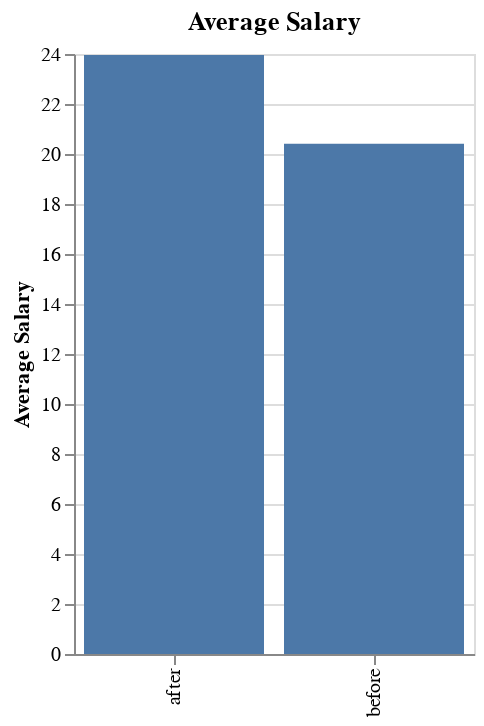

Source (notebook cell):
### Markdown cell above
<div class="alert alert-info" style="color:black">

### Question 2.2
rubric={accuracy:2}

<h4>Python</h4>
<p>Recreate the Altair versions of my three plots in one cell each. Your plots should look as close as possible to mine in the images above.</p>
    
</div>

### Code cell
# YOUR ANSWER HERE
import altair as alt
import pandas as pd

wages = pd.read_csv('./data//wages.csv')

# Plot 1: Mean Salary
plot_mean = alt.Chart(wages).mark_bar().encode(
    alt.X('when:N', title=None),
    alt.Y('mean(salary):Q', title='Average Salary')
).properties(width=200, height=300, title="Average Salary")

# Plot 2: Median Salary
plot_median = alt.Chart(wages).mark_bar().encode(
    alt.X('when:N', title=None),
    alt.Y('median(salary):Q', title='Median Salary')
).properties(width=200, height=300, title="Median Salary")

# Plot 3: Sample Size (Count)
plot_count = alt.Chart(wages).mark_bar().encode(
    alt.X('when:N', title=None),
    alt.Y('count():Q', title='Number of workers')
).properties(width=200, height=300, title="Number of workers")

# Displaying them (usually shown separately or side-by-side)
plot_mean

### Figure 1 — Vega-Lite specification as saved in the notebook (floating-point values rounded to 4 significant figures)
{"$schema": "https://vega.github.io/schema/vega-lite/v5.20.1.json", "config": {"view": {"continuousHeight": 300, "continuousWidth": 300}}, "data": {"name": "data-21f74c9a205a93c7338ecaddfcf41838"}, "datasets": {"data-21f74c9a205a93c7338ecaddfcf41838": [{"salary": 12.11, "when": "after"}, {"salary": 12.87, "when": "after"}, {"salary": 12.53, "when": "after"}, {"salary": 11.65, "when": "after"}, {"salary": 10.47, "when": "after"}, {"salary": 10.7, "when": "after"}, {"salary": 13.24, "when": "after"}, {"salary": 12.58, "when": "after"}, {"salary": 14.1, "when": "after"}, {"salary": 13.59, "when": "after"}, {"salary": 14.04, "when": "after"}, {"salary": 11.78, "when": "after"}, {"salary": 12.98, "when": "after"}, {"salary": 13.91, "when": "after"}, {"salary": 13.57, "when": "after"}, {"salary": 12.22, "when": "after"}, {"salary": 10.69, "when": "after"}, {"salary": 10.94, "when": "after"}, {"salary": 14.87, "when": "after"}, {"salary": 10.88, "when": "after"}, {"salary": 12.27, "when": "after"}, {"salary": 11.05, "when": "after"}, {"salary": 14.46, "when": "after"}, {"salary": 11.32, "when": "after"}, {"salary": 13.09, "when": "after"}, {"salary": 13.98, "when": "after"}, {"salary": 10.44, "when": "after"}, {"salary": 13.58, "when": "after"}, {"salary": 13.87, "when": "after"}, {"salary": 11.83, "when": "after"}, {"salary": 36.64, "when": "after"}, {"salary": 34.65, "when": "after"}, {"salary": 32.83, "when": "after"}, {"salary": 33.66, "when": "after"}, {"salary": 39.99, "when": "after"}, {"salary": 30.31, "when": "after"}, {"salary": 34.66, "when": "after"}, {"salary": 30.15, "when": "after"}, {"salary": 31.42, "when": "after"}, {"salary": 37.01, "when": "after"}, {"salary": 34.44, "when": "after"}, {"salary": 34.46, "when": "after"}, {"salary": 39.32, "when": "after"}, {"salary": 33.04, "when": "after"}, {"salary": 36.32, "when": "after"}, {"salary": 30.28, "when": "after"}, {"salary": 31.87, "when": "after"}, {"salary": 39.37, "when": "after"}, {"salary": 34.39, "when": "after"}, {"salary": 31.25, "when": "after"}, {"salary": 31.78, "when": "after"}, {"salary": 39.88, "when": "after"}, {"salary": 39.63, "when": "after"}, {"salary": 32.48, "when": "after"}, {"salary": 35.77, "when": "after"}, {"salary": 32.31, "when": "after"}, {"salary": 39.79, "when": "after"}, {"salary": 37.34, "when": "after"}, {"salary": 36.31, "when": "after"}, {"salary": 38.52, "when": "after"}, {"salary": 36.38, "when": "after"}, {"salary": 22.52, "when": "before"}, {"salary": 18.61, "when": "before"}, {"salary": 20.42, "when": "before"}, {"salary": 22.57, "when": "before"}, {"salary": 24.78, "when": "before"}, {"salary": 23.13, "when": "before"}, {"salary": 23.37, "when": "before"}, {"salary": 20.76, "when": "before"}, {"salary": 22.34, "when": "before"}, {"salary": 22.75, "when": "before"}, {"salary": 18.43, "when": "before"}, {"salary": 21.9, "when": "before"}, {"salary": 24.1, "when": "before"}, {"salary": 18.1, "when": "before"}, {"salary": 21.9, "when": "before"}, {"salary": 23.27, "when": "before"}, {"salary": 15.65, "when": "before"}, {"salary": 22.74, "when": "before"}, {"salary": 16.06, "when": "before"}, {"salary": 16.36, "when": "before"}, {"salary": 21.22, "when": "before"}, {"salary": 21.81, "when": "before"}, {"salary": 19.98, "when": "before"}, {"salary": 24.1, "when": "before"}, {"salary": 24.33, "when": "before"}, {"salary": 21.99, "when": "before"}, {"salary": 24.56, "when": "before"}, {"salary": 23.16, "when": "before"}, {"salary": 18.45, "when": "before"}, {"salary": 19.69, "when": "before"}, {"salary": 15.23, "when": "before"}, {"salary": 15.34, "when": "before"}, {"salary": 15.35, "when": "before"}, {"salary": 23.65, "when": "before"}, {"salary": 22.55, "when": "before"}, {"salary": 18.61, "when": "before"}, {"salary": 16.89, "when": "before"}, {"salary": 16.81, "when": "before"}, {"salary": 24.42, "when": "before"}, {"salary": 22.81, "when": "before"}, {"salary": 20.38, "when": "before"}, {"salary": 16.14, "when": "before"}, {"salary": 15.99, "when": "before"}, {"salary": 20.78, "when": "before"}, {"salary": 19.32, "when": "before"}, {"salary": 20.16, "when": "before"}, {"salary": 19.25, "when": "before"}, {"salary": 21.04, "when": "before"}, {"salary": 20.98, "when": "before"}, {"salary": 21.7, "when": "before"}, {"salary": 21.78, "when": "before"}, {"salary": 20.4, "when": "before"}, {"salary": 23.93, "when": "before"}, {"salary": 16.79, "when": "before"}, {"salary": 21.06, "when": "before"}, {"salary": 17.69, "when": "before"}, {"salary": 15.36, "when": "before"}, {"salary": 24.33, "when": "before"}, {"salary": 15.92, "when": "before"}, {"salary": 21.93, "when": "before"}, {"salary": 19.41, "when": "before"}]}, "encoding": {"x": {"field": "when", "title": null, "type": "nominal"}, "y": {"aggregate": "mean", "field": "salary", "title": "Average Salary", "type": "quantitative"}}, "height": 300, "mark": {"type": "bar"}, "title": "Average Salary", "width": 200}
